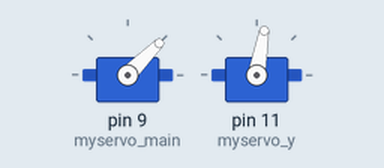
A sketch run on a simulated Arduino Uno, built with avr-gcc and run on an emulated ATmega328P. Shown: 2 × servo.

Above: at 0.05 s.
At 5.0 s:
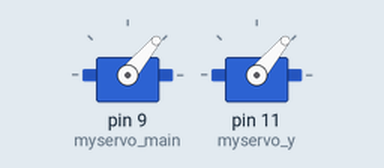
At 7.5 s:
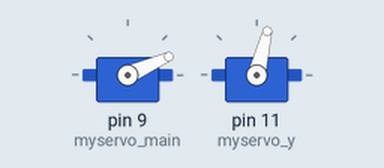
At 10.0 s:
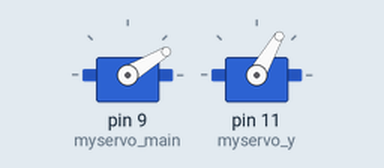
Timing chart, 0 to 13.0 s (numbered marks = the images above):
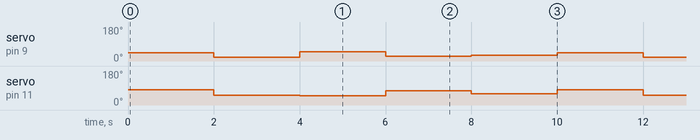

The sketch:

servo_code.ino
```cpp
/*
 Controlling a servo position using a potentiometer (variable resistor)
 by Michal Rinott <http://people.interaction-ivrea.it/m.rinott>

 modified on 8 Nov 2013
 by Scott Fitzgerald
 http://www.arduino.cc/en/Tutorial/Knob
*/

#include <Servo.h>

Servo myservo_main;  // create servo object to control a servo

Servo myservo_y;
    // variable to read the value from the analog pin

void setup() {
  myservo_main.attach(9);  // attaches the servo on pin 9 to the servo object

 myservo_y.attach(11);
}

void loop() {
 // val = analogRead(potpin);            // reads the value of the potentiometer (value between 0 and 1023)
 // val = map(val, 0, 1023, 0, 180);     // scale it to use it with the servo (value between 0 and 180)
 // myservo_main.write(31);                  // sets the servo position according to the scaled value
 // myservo_y.write(60);//mean positions

  myservo_main.write(45);  //3rd  quadrant                // sets the servo position according to the scaled value
myservo_y.write(80);
  delay(2000);                           // waits for the servo to get there


myservo_main.write(21);  //  2nd quardant              // sets the servo position according to the scaled value
myservo_y.write(51);
 delay(2000);

myservo_main.write(50);  //  4th quardant              // sets the servo position according to the scaled value
myservo_y.write(50);
 delay(2000);

  myservo_main.write(24);  //  1st quardant              // sets the servo position according to the scaled value
 myservo_y.write(76);
  delay(2000);

 myservo_main.write(31);  //mean  quadrant                // sets the servo position according to the scaled value
 myservo_y.write(60);
  delay(2000);

}
```

Measured:
- by itself, servo on pin 9 (myservo_main): repeats every 10.0 s: 50° 2.0 s, 24° 2.0 s, 31° 2.0 s, 45° 2.0 s, 21° 2.0 s
- by itself, servo on pin 11 (myservo_y): repeats every 10.0 s: 50° 2.0 s, 76° 2.0 s, 60° 2.0 s, 80° 2.0 s, 51° 2.0 s
